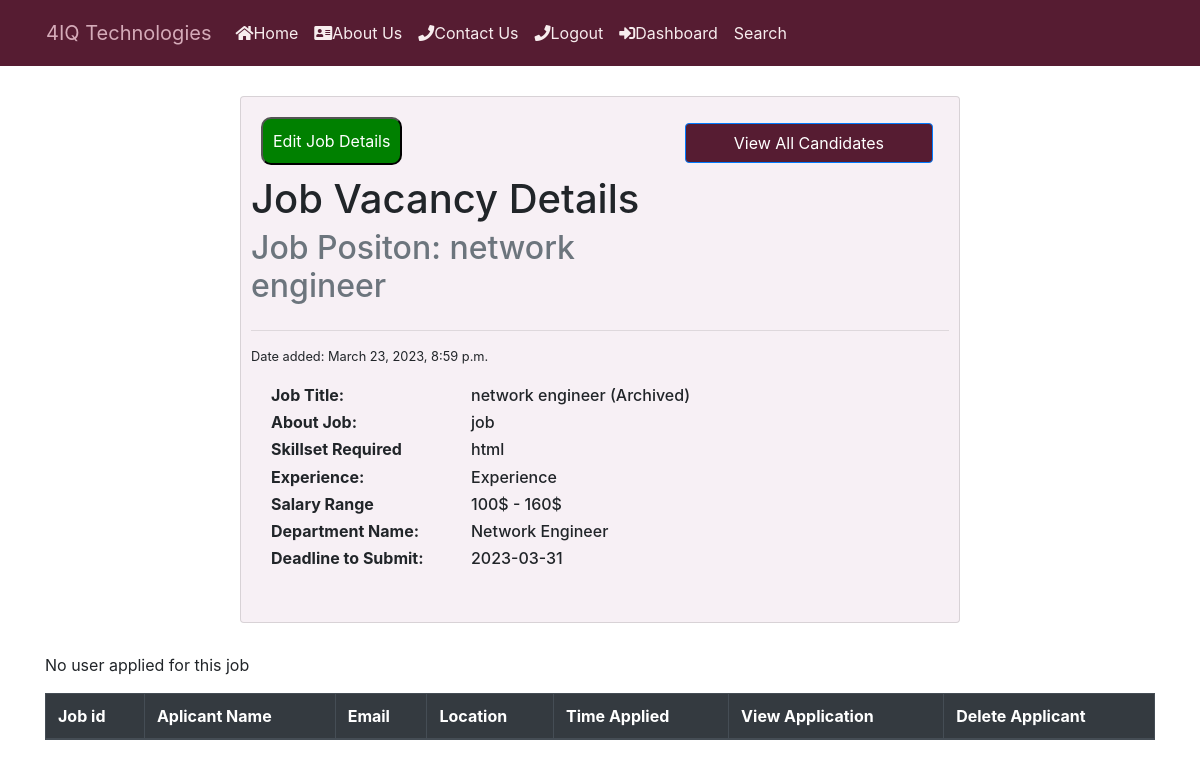
The app's page /users/job/32/ (signed in), older data.
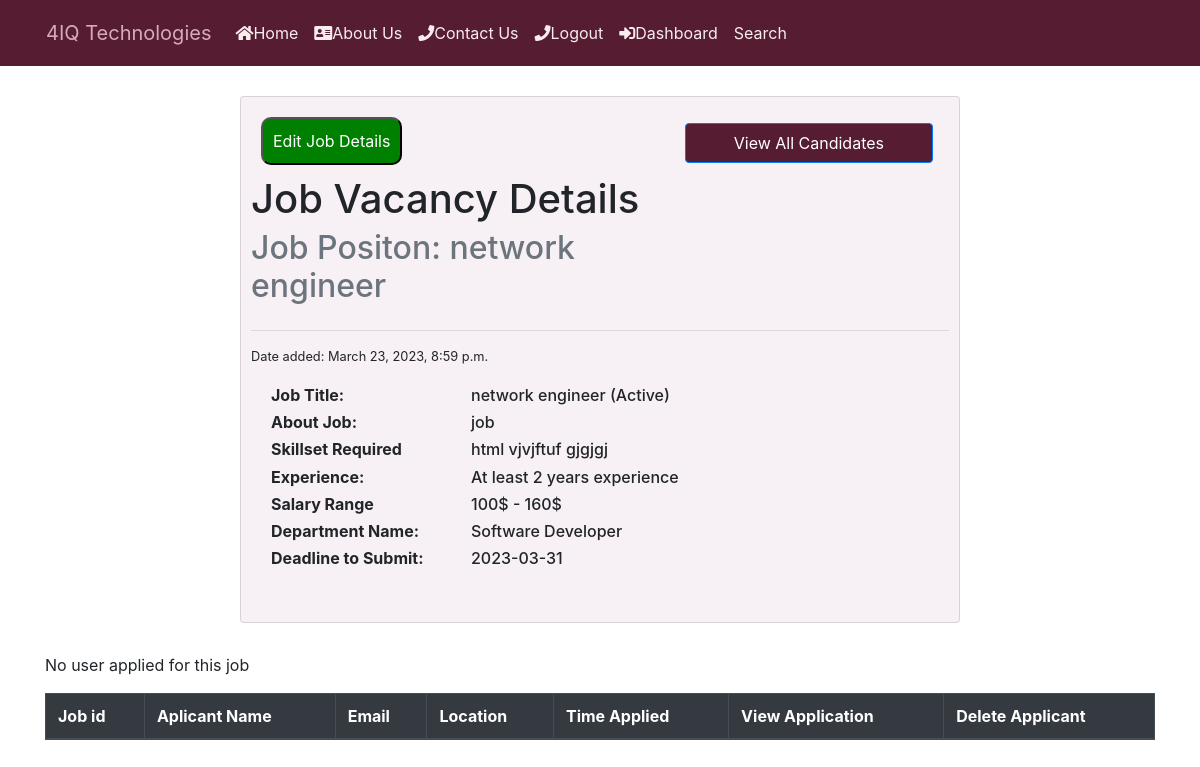
The same page, newer data.
### job/models.py (models this page shows, shortened)
class Job(models.Model):
    COMPUTER_SUPPORT_SPECIALIST = 'Computer Support Specialist'
    HARDWARE_ENGINEER = 'Hardware Engineer'
    COMPUTER_SYSTEM_ANALYST = 'Computer System Analyst'
    SOFTWARE_DEVELOPER = 'Software Developer'
    PROGRAMMER = 'Programmer'
    WEB_DEVELOPER = 'Web Developer'
    NETWORK_ENGINEER = 'Network Engineer'
    SOFTWARE_TESTER = 'Software Tester'
    FRONTEND_DEVELOPER = "Frontend Developer"
    BACKEND_DEVELOPER = "Backend Developer"
    CHOICES_SIZE =   ( (COMPUTER_SUPPORT_SPECIALIST ,'COMPUTER_SUPPORT_SPECIALIST'),
    ( HARDWARE_ENGINEER ,'HARDWARE_ENGINEER'),
    ( COMPUTER_SYSTEM_ANALYST, 'COMPUTER_SYSTEM_ANALYST' ),
    ( SOFTWARE_DEVELOPER, 'SOFTWARE_DEVELOPER'),
    ( PROGRAMMER , 'PROGRAMMER'),
    ( WEB_DEVELOPER,'WEB_DEVELOPER'),
    ( NETWORK_ENGINEER,'NETWORK_ENGINEER'),
    ( SOFTWARE_TESTER,'SOFTWARE_TESTER'),
    (FRONTEND_DEVELOPER,"FRONTEND_DEVELOPER"),
    (BACKEND_DEVELOPER,"BACKEND_DEVELOPER")
    )
    ACTIVE = 'active'
    EMPLOYED = 'employed'
    ARCHIVED = 'archived'
    CHOICES_STATUS = (
        (EMPLOYED,'Employed'),
        (ACTIVE,'Active' ),
        (ARCHIVED,'Archived' )
     )
    title = models.CharField(max_length=200)
    created_at = models.DateTimeField(auto_now_add=True)
    skillset_required = models.TextField(null=True)
    about_job= models.TextField(blank=True, null=True)
    image = models.ImageField(upload_to="covers/",null=True,blank=True)
    experience = models.CharField(max_length=100,null=True)
    salary = models.CharField(max_length=50,null=True)
    deadline = models.CharField(max_length=50,null=True)
    department_name = models.CharField( max_length=30,choices=CHOICES_SIZE)
    created_by = models.ForeignKey(User,
                                   related_name="jobs",
                                   on_delete=models.CASCADE)
    status = models.CharField(max_length=20,choices=CHOICES_STATUS,default='active')
    class Meta:
        ordering = ['-created_at']

### users/views.py (the view)
# urls.py: path("job/<int:job_id>/", views.view_dashboard_job, name="view_dashboard_job"),
@login_required
def view_dashboard_job(request, job_id):
   job = get_object_or_404(Job, pk=job_id, created_by=request.user)
   return render (request,'view_dashboard_job.html',{'job': job})

### notification/context_processors.py (called while the page is built)
def notifications(request):
    if request.user.is_authenticated:
        return {
            'notificactions': request.user.notifications.filter(is_read=False)
        }
    else:
        return {'notifications': []}

### users/templates/view_dashboard_job.html (shortened to what this page needs)
{% include 'header.html' %}
<div
  style="margin: 30px; padding: 10px; background-color: #f7f0f5; width: 60%"
  class="card mx-auto"
>
  <div style="display: flex; justify-content: space-between">
    <div>
      <a href="{% url 'job:edit' job.id %}" class="button is-success mb-4"><button style="background-color: green;color:white;border-radius: 10px; margin:10px; padding:10px;">Edit Job Details</button></a>
      <h1 class="card-title">Job Vacancy Details</h1>
      <h2 class="card-subtitle mb-2 text-muted">
        Job Positon: {{ job.title }}
      </h2>
    </div>
    <input
      type="submit"
      value="View All Candidates"
      class="m-3 px-5 btn btn-primary"
      style="background-color: #561c32; height: 40px; position: static"
      id="scroll-down-button"
    />
  </div>
  <hr />
  <small> Date added: {{job.created_at}}</small>
  <div class="card-body">
    <div style="display: flex">
      <h6 style="min-width: 200px; font-weight: bold">Job Title:</h6>
      <h6>{{job.title}} ({{job.get_status_display}}) </h6>
    </div>
    <div style="display: flex">
      <h6 style="min-width: 200px; font-weight: bold">About Job:</h6>
      <h6>{{job.about_job}}</h6>
    </div>
    <div style="display: flex">
      <h6 style="min-width: 200px; font-weight: bold">Skillset Required</h6>
      <h6>{{job.skillset_required}}</h6>
    </div>
    <div style="display: flex">
      <h6 style="min-width: 200px; font-weight: bold">Experience:</h6>
      <h6>{{job.experience}}</h6>
    </div>
    <div style="display: flex">
      <h6 style="min-width: 200px; font-weight: bold">Salary Range</h6>
      <h6>{{job.salary}}</h6>
    </div>
    <div style="display: flex">
      <h6 style="min-width: 200px; font-weight: bold">Department Name:</h6>
      <h6>{{job.department_name}}</h6>
    </div>
    <div style="display: flex">
      <h6 style="min-width: 200px; font-weight: bold">Deadline to Submit:</h6>
      <h6>{{job.deadline}}</h6>
    </div>
  </div>
</div>
<div class="container">
  <table class="table">
    <thead class="thead-dark table-striped table-bordered">
      <tr>
        <th scope="col">Job id</th>
        <th scope="col">Aplicant Name</th>
        <th scope="col">Email</th>
        <th scope="col">Location</th>
        <th scope="col">Time Applied</th>
        <th scope="col">View Application</th>
        <th scope="col">Delete Applicant</th>
      </tr>
    </thead>
    <tbody>
      {% for application in job.applications.all %}
      <tr>
        <th>{{ job.id }}</th>
        <td>{{application.first_name}} {{application.last_name}}</td>
        <td>{{application.email}}</td>
        <td>{{application.location}}</td>
        <td>{{application.created_at}}</td>
        <td>
          <a href="{% url 'view_application' application.id %}"
            ><i class="fas fa-list"></i>Application</a
          >
        </td>
        <td style="color: red"><i class="fas fa-trash"></i></td>
      </tr>
      {% empty %}
      <p>No user applied for this job</p>
      {% endfor %}
    </tbody>
  </table>
</div>

Row changes from the older to the newer data that the page shows:
changed Job "network engineer": status "Archived" → "Active"; skillset_required "html" → "html vjvjftuf gjgjgj"; experience "Experience" → "At least 2 years experience"; department_name "Network Engineer" → "Software Developer"
